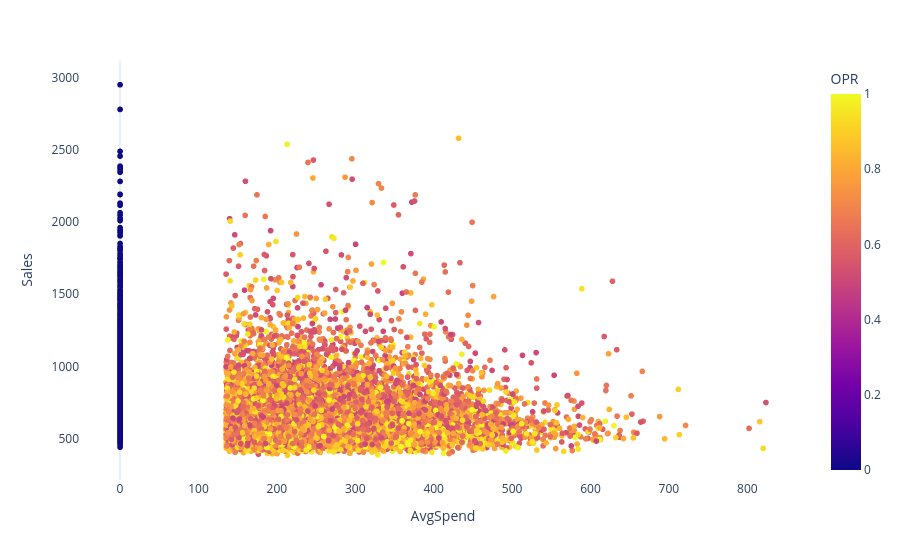

The notebook cell this image was saved under:
### Code cell
# Average spend and sales with respect to order purchase rate
fig = px.scatter(df_temp, x="AvgSpend", y="Sales", color="OPR", 
                 color_discrete_sequence = px.colors.qualitative, template = "plotly_white")
# Hide grid lines
fig.update_xaxes(showgrid=False)
fig.update_yaxes(showgrid=False)
fig.update_layout(legend_title_text="Background", xaxis2=dict(title="NumPrevOrders"))
fig.show()

### Figure 1 — Plotly figure (JSON) as saved in the notebook; plotly's stock layout.template omitted (floating-point values rounded to 4 significant figures; data arrays with more than 128 entries replaced by an {"elided": "..."} marker saying what was removed)
{"data": [{"hovertemplate": "AvgSpend=%{x}<br>Sales=%{y}<br>OPR=%{marker.color}<extra></extra>", "legendgroup": "", "marker": {"color": {"elided": "15000 float values"}, "coloraxis": "coloraxis", "symbol": "circle"}, "mode": "markers", "name": "", "showlegend": false, "type": "scattergl", "x": {"elided": "15000 float values"}, "xaxis": "x", "y": {"elided": "15000 float values"}, "yaxis": "y"}], "layout": {"coloraxis": {"colorbar": {"title": {"text": "OPR"}}, "colorscale": [[0, "#0d0887"], [0.1111, "#46039f"], [0.2222, "#7201a8"], [0.3333, "#9c179e"], [0.4444, "#bd3786"], [0.5556, "#d8576b"], [0.6667, "#ed7953"], [0.7778, "#fb9f3a"], [0.8889, "#fdca26"], [1, "#f0f921"]]}, "legend": {"title": {"text": "Background"}, "tracegroupgap": 0}, "margin": {"t": 60}, "xaxis": {"anchor": "y", "domain": [0, 1], "showgrid": false, "title": {"text": "AvgSpend"}}, "xaxis2": {"title": {"text": "NumPrevOrders"}}, "yaxis": {"anchor": "x", "domain": [0, 1], "showgrid": false, "title": {"text": "Sales"}}}}
